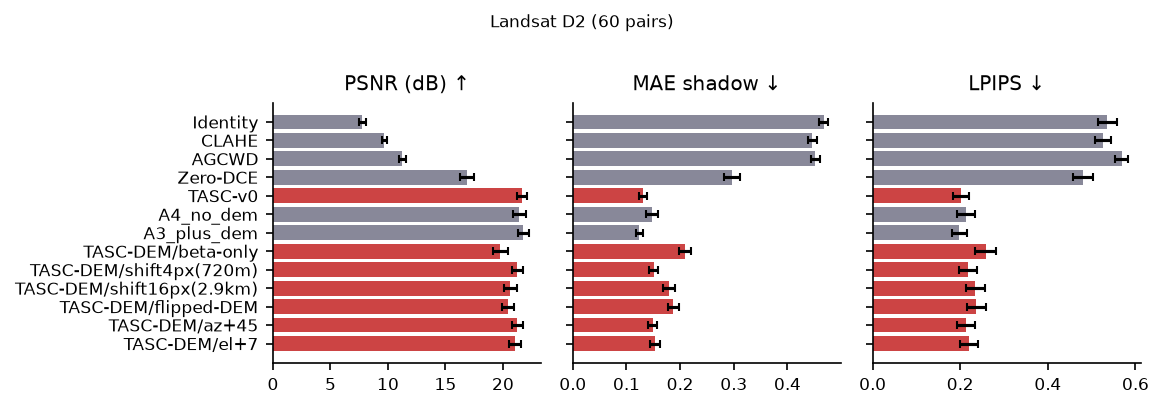
#> input picture research/archive_v1_pre_correction/figures/fig_d2_methods.png, 1163 x 409 px; its folder holds 3 pictures in this run
$ python efficiency.py ../archive_v1_pre_correction/figures/fig_aid_methods.png ../archive_v1_pre_correction/figures/fig_d2_methods.png
#> lines starting #> are read from the running program, lines starting #| are printed output that depends on the picture
### research/trs/experiments.py
"""Experiment stages (E1-E8). Every stage appends rows to a Store, so it can be resumed."""
from __future__ import annotations

import json
import time
import traceback
from pathlib import Path

import numpy as np

from . import paths, methods as MT, metrics2 as MX
from .adapter import run_tasc
from .store import Store, Timer
from tasc.io_utils import luminance


# ------------------------------------------------------------------ method sets
# [20 lines left out: function s2_methods, not called in this run]


def rgb_methods(device="cpu", ablations=False):
    M = MT.build("rgb", device)
    if ablations:
        for k, v in MT.ablation_methods().items():
            if "DEM" not in k:
                M[k] = v
    return M


# ------------------------------------------------------------------ generic loop
# [57 lines left out: functions run_samples, metric_s2, metric_paired, metric_nr, metric_d2, not called in this run]


def rgb_abl_methods(device="cpu"):
    return rgb_methods(device, ablations=True)


# [114 lines left out: functions d2_methods, _spectral_block, metric_s2_sam, metric_d2_sam, _p4_common, p4_rgb_methods and 2 more, not called in this run]

### research/trs/efficiency.py
"""E8: runtime per megapixel and peak RSS, each method in a fresh process (so ru_maxrss is per-method)."""
from __future__ import annotations

import json
import platform
import resource
import subprocess
import sys
import time

import numpy as np

from . import paths


def child(method, img_path):
    import cv2
    from . import experiments as E
    im = cv2.imread(img_path).astype(np.float32) / 255.0
    im = cv2.resize(im, (1024, 1024), interpolation=cv2.INTER_AREA)
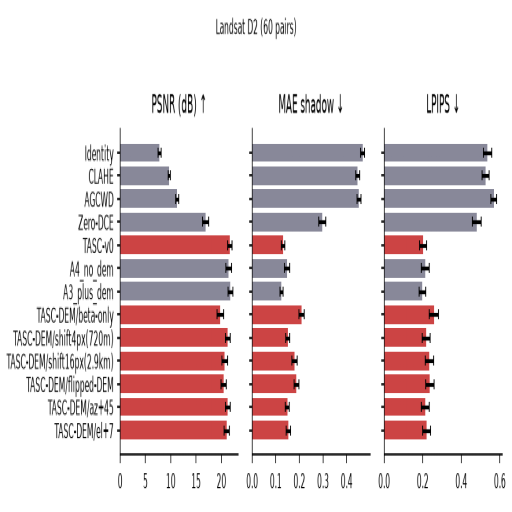
#> im: shape (1024, 1024, 3) float32 (shown at 1/2 size); mean B, G, R 0.863, 0.857, 0.908
    M = E.rgb_methods("cpu")
    f = M[method]
    s = dict(bands=im)
    base = resource.getrusage(resource.RUSAGE_SELF).ru_maxrss
    f(s)                                      # warm-up
    ts = []
    for _ in range(3):
        t = time.perf_counter(); f(s); ts.append(time.perf_counter() - t)
    peak = resource.getrusage(resource.RUSAGE_SELF).ru_maxrss
    print(json.dumps(dict(method=method, ms_per_mp=1e3 * min(ts) / (im.shape[0] * im.shape[1] / 1e6),
                          peak_rss_mb=peak / 1024, rss_before_mb=base / 1024)))


def run(cfg, log):
    from . import experiments as E
    import cv2, glob
    img = sorted(glob.glob(str(paths.ds("darkrs") / "extracted" / "**" / "*.jp*g"), recursive=True))
    if not img:
        return dict(status="skipped: no DarkRS image")
    out = paths.out_dir("e_efficiency")
    rows = []
    for m in E.rgb_methods("cpu"):
        r = subprocess.run([sys.executable, "-m", "research.trs.efficiency", m, img[0]], capture_output=True, text=True,
                           cwd=str(paths.REPO), env={"OMP_NUM_THREADS": "4", "PATH": "/usr/bin:/bin", "HOME": "/tmp"})
        try:
            rows.append(json.loads(r.stdout.strip().splitlines()[-1]))
            log(f"  {m}: {rows[-1]['ms_per_mp']:.0f} ms/MP, {rows[-1]['peak_rss_mb']:.0f} MB")
        except Exception:
            rows.append(dict(method=m, status="fail", err=r.stderr[-200:]))
    import torch
    env = dict(platform=platform.platform(), python=sys.version.split()[0], cpu=platform.processor(),
               cores=__import__("os").cpu_count(), torch=torch.__version__, cv2=cv2.__version__,
               numpy=np.__version__, gpu_used=False, note="all methods run single process, 4 OpenMP threads, CPU only")
    json.dump(dict(env=env, rows=rows), open(out / "efficiency.json", "w"), indent=1)
    return dict(status="ok", n=len(rows))


if __name__ == "__main__":
    child(sys.argv[1], sys.argv[2])
#> (the call stopped at in rgb_methods, `M = MT.build("rgb", device)`: research is not available in this run)

$ run again, on research/figures/phase4/fig_qual_d2.png
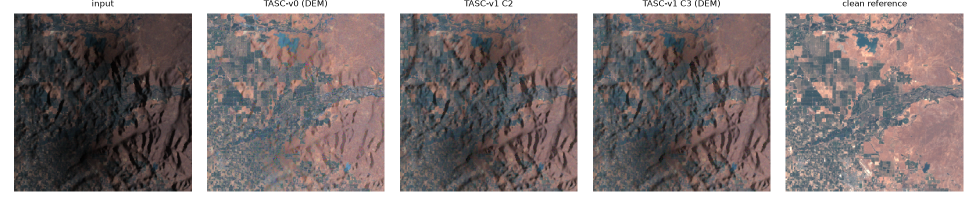
#> input picture research/figures/phase4/fig_qual_d2.png, 1955 x 408 px (shown at 1/2 size)
#> in child, `im = cv2.resize(im, (1024, 1024), interpolation=cv2.INTER_AREA)`:
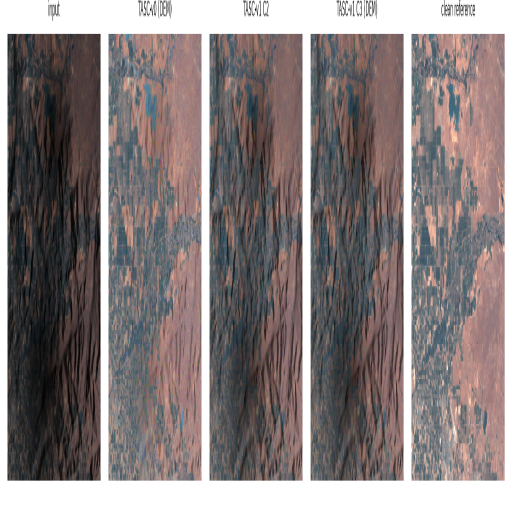
#> im: shape (1024, 1024, 3) float32 (shown at 1/2 size); mean B, G, R 0.498, 0.498, 0.533

$ run again, on research/archive_v1_pre_correction/figures/fig_aid_methods.png
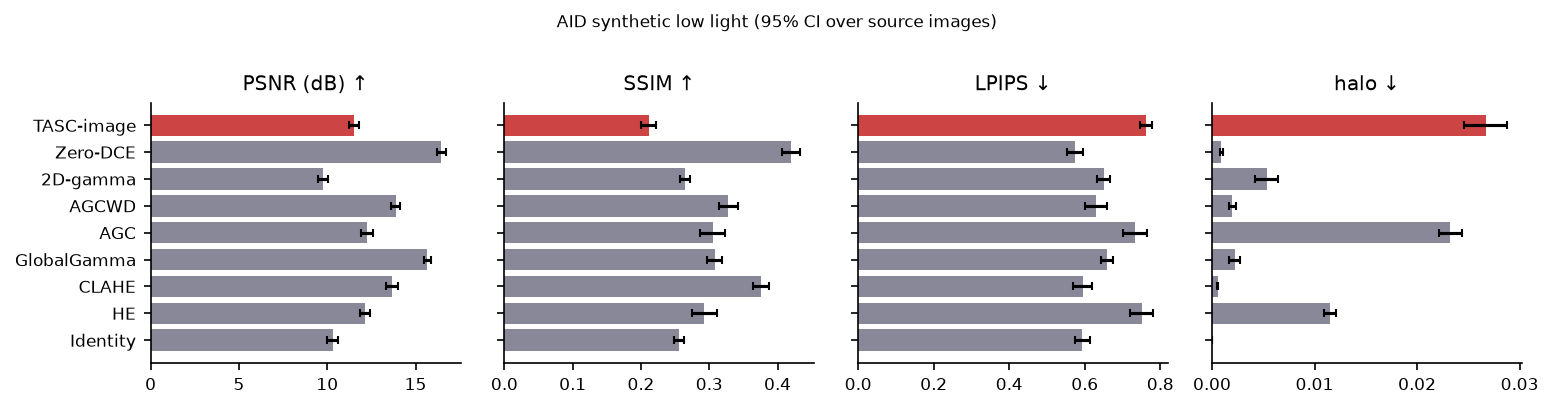
#> input picture research/archive_v1_pre_correction/figures/fig_aid_methods.png, 1553 x 409 px
#> in child, `im = cv2.resize(im, (1024, 1024), interpolation=cv2.INTER_AREA)`:
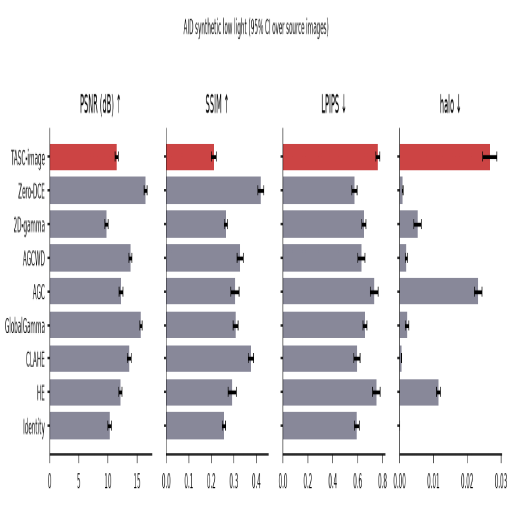
#> im: shape (1024, 1024, 3) float32 (shown at 1/2 size); mean B, G, R 0.88, 0.867, 0.883
